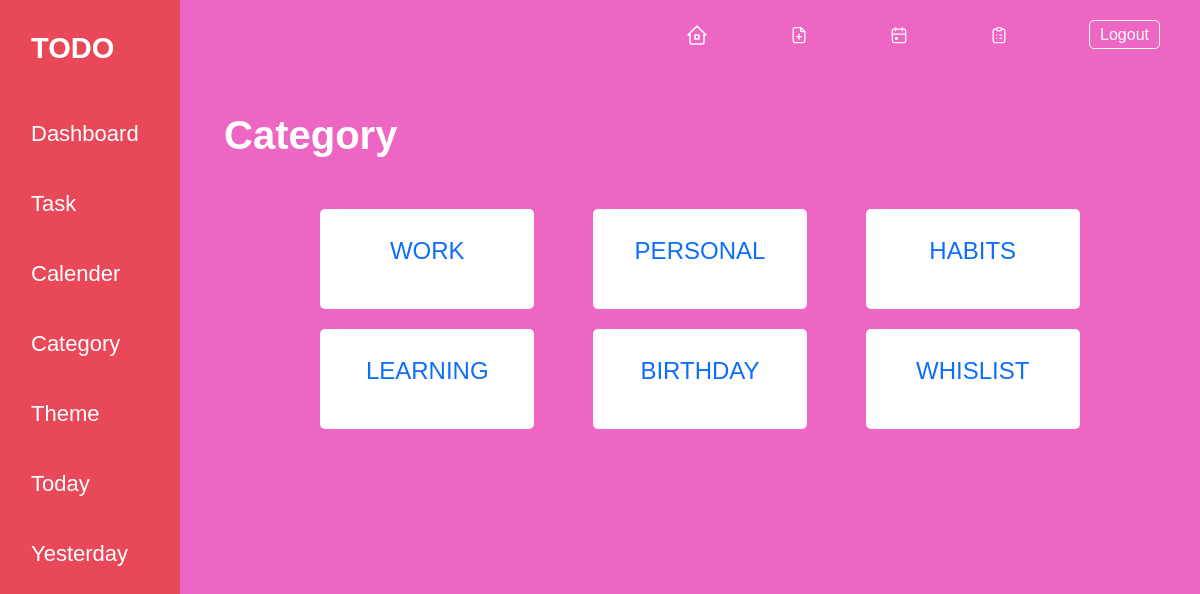
Screenshot of /category/ (signed in) with the database file from the repository.
### page_app/models.py (models this page shows, shortened)
class Category(models.Model):
    CHOICES = (
    ("ALL", "ALL"),
    ("WORK", "WORK"),
    ("PERSONAL", "PERSONAL"),
    ("WHISLIST", "WHISLIST"),
    ("BIRTHDAY", "BIRTHDAY"),
    ("HABITS", "HABITS"),
    ("LEARNING", "LEARNING")
    )
    name =  models.CharField(max_length=400, choices = CHOICES, default ='ALL')

### page_app/views.py (the view)
# urls.py: path('category/', views.category,name='category'),
@user_passes_test(is_user,login_url='/user/login/')
def category(request):
    allCategory = Category.objects.all()
    return render(request,'category.html',{"category":allCategory,"user":request.user,"theme":request.user.profile.theme})

### page_app/views.py (called while the page is built)
def is_user(user):
    try:
        return user.is_authenticated and (user.profile.type == 'USER')
    except Profile.DoesNotExist:
        return False

### page_app/templates/category.html (shortened to what this page needs)
{% extends 'base.html' %}
{% load static %}
{% block style %}
<link rel="stylesheet" href="{% static 'css/cat.css' %}"/>
{% endblock style %}
{% block content %}
<h1>Category</h1>
<div class="cat-container">
{% for i in category %}
<div class="cat">
<a  style="text-decoration:none;" href="{% url 'task' %}?categoryID={{i.id}}" >
<p>{{i.name}}</p>
    </a>
</div>
{% endfor %}
</div>
{% endblock content %}

### page_app/static/css/style.css (style rules this page uses)
body { font-family: "Mukta", sans-serif; box-sizing: border-box; background-color: aqua; }
.img-todo { background-color: #ffd970; background-size: cover; width: 100%; }

### page_app/static/css/cat.css (style rules this page uses)
.cat-container { width: 90%; margin: 40px auto; display: flex; justify-content: space-evenly; flex-wrap: wrap; }
h1 { color: white; font-weight: bold; }
.cat { width: 25%; height: 100px; margin: 10px; display: flex; font-size: 24px; justify-content: center; align-items: center; background-color: white; border-radius: 5px; cursor: pointer; color: blue; }

### rows the page displays
Category: name "WORK"
Category: name "PERSONAL"
Category: name "HABITS"
Category: name "LEARNING"
Category: name "BIRTHDAY"
Category: name "WHISLIST"
